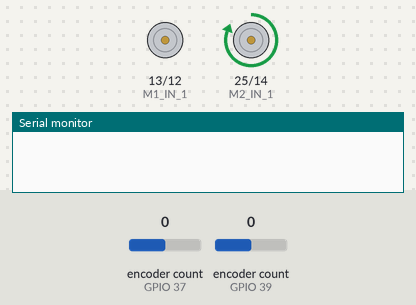
The program below on a simulated ESP32. Parts: motor-driver pin pairs drawn as motors (green arrow = first pin HIGH = forward, orange = second pin HIGH = backward, longer = more drive), the last lines printed to the serial monitor. The test bench sets the inputs (shaded band); at power-on: encoder count (sensors on GPIO 37, GPIO 39) 0.

Above: at 0.6 s.
At 2.6 s:
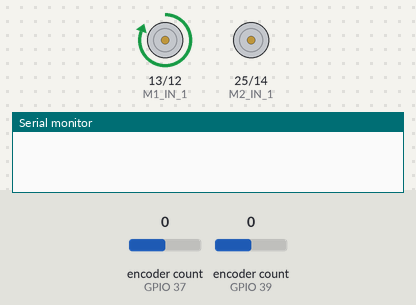
At 4.6 s:
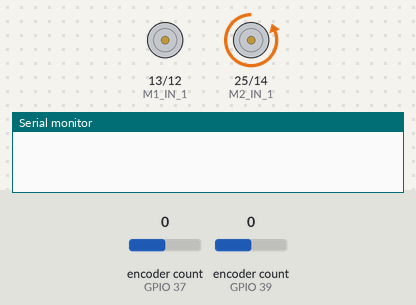
At 9.6 s:
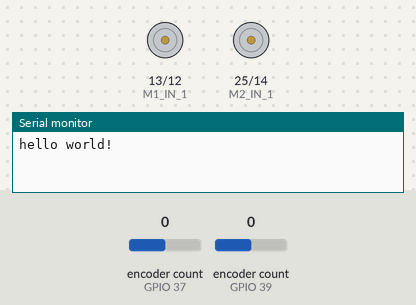
Timing chart, 0 to 10.5 s (numbered marks = the images above):
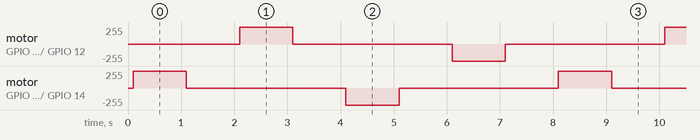

The program:

main.cpp
```cpp
#include <Arduino.h>
#include <Encoder.h>

const unsigned int M1_ENC_A = 39;
const unsigned int M1_ENC_B = 38;
const unsigned int M2_ENC_A = 37;
const unsigned int M2_ENC_B = 36;

const unsigned int M1_IN_1 = 13;
const unsigned int M1_IN_2 = 12;
const unsigned int M2_IN_1 = 25;
const unsigned int M2_IN_2 = 14;

const unsigned int M1_IN_1_CHANNEL = 8;
const unsigned int M1_IN_2_CHANNEL = 9;
const unsigned int M2_IN_1_CHANNEL = 10;
const unsigned int M2_IN_2_CHANNEL = 11;

const unsigned int M1_I_SENSE = 35;
const unsigned int M2_I_SENSE = 34;

const unsigned int PWM_VALUE = 512; // Max PWM given 8 bit resolution

const int freq = 5000;
const int resolution = 10;

void setup() {
  // Stop the right motor by setting pin 14 low
  // this pin floats high or is pulled
  // high during the bootloader phase for some reason
  pinMode(14, OUTPUT);
  digitalWrite(14, LOW);
  delay(100);

  Serial.begin(115200);
  ledcSetup(M1_IN_1_CHANNEL, freq, resolution);
  ledcSetup(M1_IN_2_CHANNEL, freq, resolution);
  ledcSetup(M2_IN_1_CHANNEL, freq, resolution);
  ledcSetup(M2_IN_2_CHANNEL, freq, resolution);

  ledcAttachPin(M1_IN_1, M1_IN_1_CHANNEL);
  ledcAttachPin(M1_IN_2, M1_IN_2_CHANNEL);
  ledcAttachPin(M2_IN_1, M2_IN_1_CHANNEL);
  ledcAttachPin(M2_IN_2, M2_IN_2_CHANNEL);

  pinMode(M1_I_SENSE, INPUT);
  pinMode(M2_I_SENSE, INPUT);

  pinMode(M2_IN_2, OUTPUT);
  pinMode(M1_IN_2, OUTPUT);
  pinMode(M2_IN_1, OUTPUT);
  pinMode(M1_IN_1, OUTPUT);

}

void loop() {
  // Create the encoder objects after the motor has
  // stopped, else some sort exception is triggered
  Encoder enc1(M1_ENC_A, M1_ENC_B);
  Encoder enc2(M2_ENC_A, M2_ENC_B);

  digitalWrite(M2_IN_1, HIGH);
  delay(1000);
  digitalWrite(M2_IN_1, LOW);
  delay(1000);
  digitalWrite(M1_IN_1, HIGH);
  delay(1000);
  digitalWrite(M1_IN_1, LOW);
  delay(1000);
  digitalWrite(M2_IN_2, HIGH);
  delay(1000);
  digitalWrite(M2_IN_2, LOW);
  delay(1000);
  digitalWrite(M1_IN_2, HIGH);
  delay(1000);
  digitalWrite(M1_IN_2, LOW);
  delay(1000);

  Serial.println("hello world!");

  /*while(true) {
    long enc1_value = enc1.read();
    long enc2_value = enc2.read();
    Serial.print(enc1_value);
    Serial.print(enc2_value);
    Serial.print("\n");
  }*/
}
```

Measured:
- by itself, motor on GPIO 13 (M1_IN_1) / GPIO 12 (M1_IN_2), motor on GPIO 25 (M2_IN_1) / GPIO 14 (M2_IN_2): repeats every 8.0 s: stopped 3.0 s, backward 255/255 1.0 s, stopped 3.0 s, forward 255/255 1.0 s
